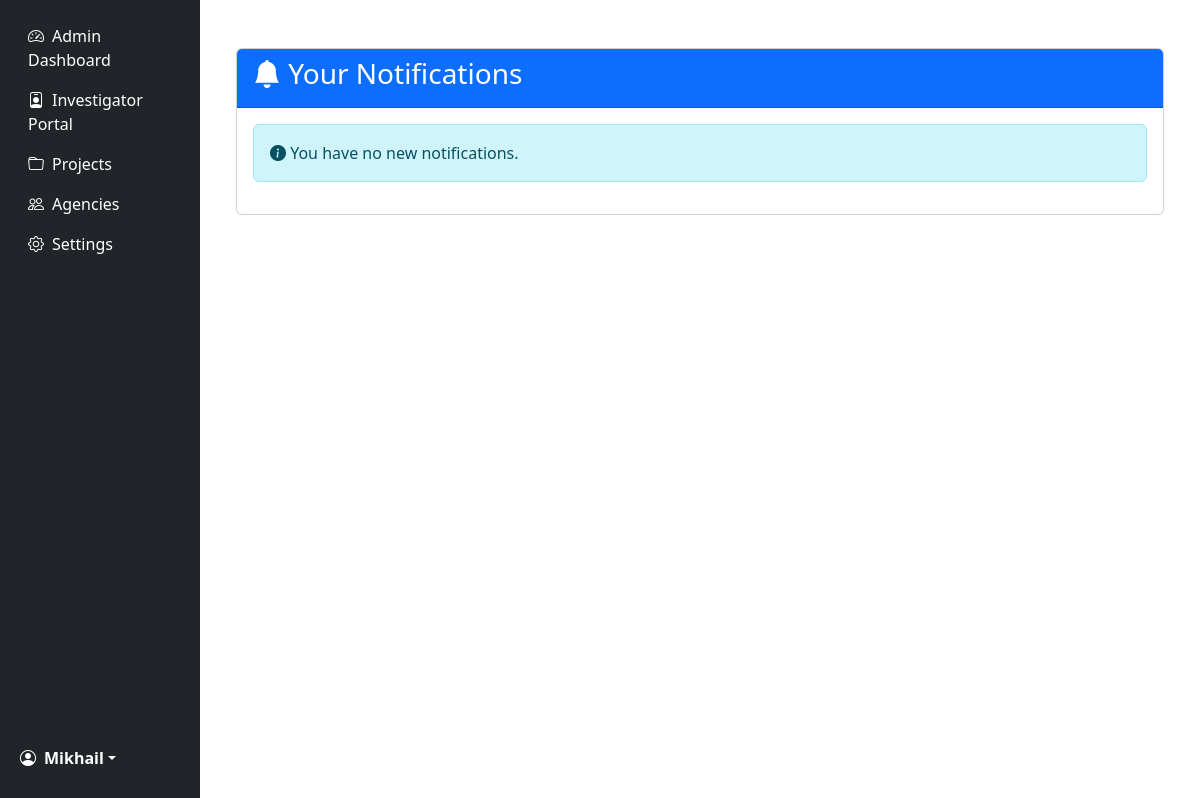
The app's page /investigator/notifications/ (signed in), older data.
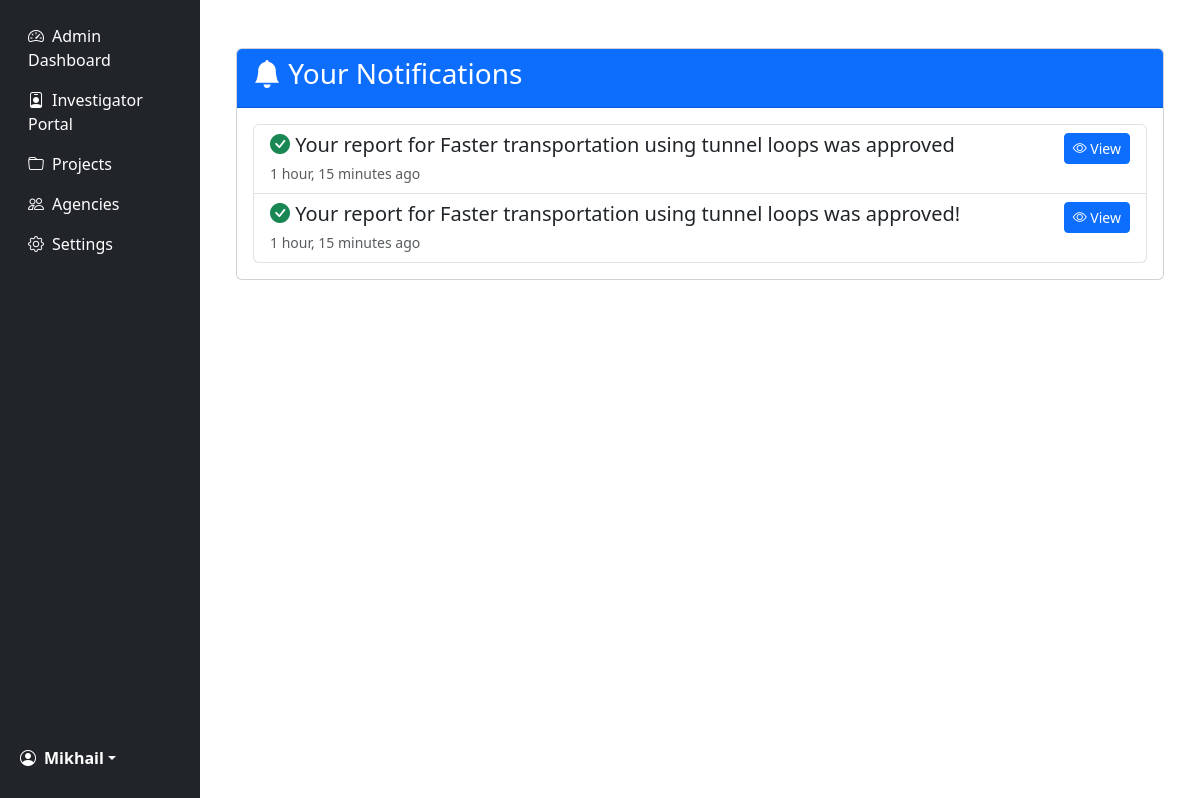
The same page, newer data.
### dashboard/models.py (models this page shows, shortened)
class Notification(models.Model):
    user = models.ForeignKey(User, on_delete=models.CASCADE, related_name='notifications')
    message = models.TextField()
    report = models.ForeignKey('Report', on_delete=models.CASCADE, null=True, blank=True)
    is_read = models.BooleanField(default=False)
    created_at = models.DateTimeField(auto_now_add=True)
    notification_type = models.CharField(
        max_length=20,
        choices=[
            ('report_submitted', 'Report Submitted'),
            ('report_approved', 'Report Approved'),
            ('report_rejected', 'Report Rejected'),
            ('resubmit_request', 'Resubmission Requested')
        ],
        default='report_submitted'
    )
    class Meta:
        ordering = ['-created_at']
        verbose_name = 'Investigator Notification'
        verbose_name_plural = 'Investigator Notifications'

### dashboard/views.py (the view)
# urls.py: path('investigator/notifications/', views.investigator_notifications, name='investigator_notifications'),
@login_required
def investigator_notifications(request):
    notifications = request.user.notifications.filter(
        notification_type__in=['report_approved', 'report_rejected', 'resubmit_request']
    ).order_by('-created_at')
    notifications.update(is_read=True)
    return render(request, 'dashboard/investigator/notifications.html', {
        'notifications': notifications
    })

### dashboard/context_processors.py (called while the page is built)
def notifications_count(request):
    if request.user.is_authenticated:
        return {
            'unread_notifications_count': Notification.objects.filter(
                user=request.user,
                is_read=False
            ).count()
        }
    return {}

### dashboard/templates/dashboard/investigator/notifications.html (shortened to what this page needs)
{% extends "dashboard/base.html" %}
{% block content %}
<div class="container mt-4">
    <div class="card">
        <div class="card-header bg-primary text-white">
            <h3><i class="bi bi-bell-fill"></i> Your Notifications</h3>
        </div>
        <div class="card-body">
            {% if notifications %}
                <div class="list-group">
                    {% for notification in notifications %}
                        <div class="list-group-item {% if not notification.is_read %}list-group-item-info{% endif %}">
                            <div class="d-flex justify-content-between align-items-start">
                                <div class="me-3 flex-grow-1">
                                    <h5 class="mb-1">
                                        {% if notification.notification_type == 'report_approved' %}
                                            <i class="bi bi-check-circle-fill text-success"></i>
                                        {% elif notification.notification_type == 'report_rejected' %}
                                            <i class="bi bi-x-circle-fill text-danger"></i>
                                        {% else %}
                                            <i class="bi bi-exclamation-triangle-fill text-warning"></i>
                                        {% endif %}
                                        {{ notification.message }}
                                    </h5>
                                    <small class="text-muted">{{ notification.created_at|timesince }} ago</small>
                                </div>
                                {% if notification.report %}
                                    <div class="btn-group btn-group-sm">
                                        <a href="{% url 'view_report' notification.report.id %}"
                                           class="btn btn-primary">
                                            <i class="bi bi-eye"></i> View
                                        </a>
                                    </div>
                                {% endif %}
                            </div>
                        </div>
                    {% endfor %}
                </div>
            {% else %}
                <div class="alert alert-info">
                    <i class="bi bi-info-circle-fill"></i> You have no new notifications.
                </div>
            {% endif %}
        </div>
    </div>
</div>
{% endblock %}

Row changes from the older to the newer data that the page shows:
added Notification: notification_type "report_approved" (drawn), message "Your report for Faster transportation using tunnel loops was approved", created_at "1 hour, 15 minutes", shows "View"
added Notification: notification_type "report_approved" (drawn), message "Your report for Faster transportation using tunnel loops was approved!", created_at "1 hour, 15 minutes", shows "View"
Text that changed along with them:
text no longer shown: "You have no new notifications."
